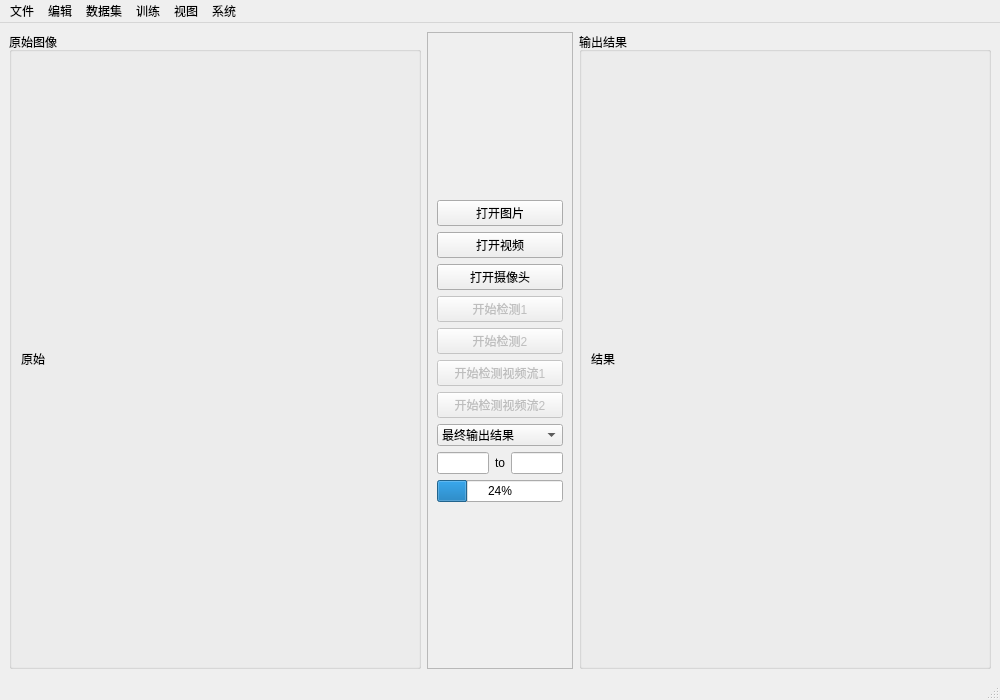
<?xml version="1.0" encoding="UTF-8"?>
<ui version="4.0">
 <class>MainWindow</class>
 <widget class="QMainWindow" name="MainWindow">
  <property name="geometry">
   <rect>
    <x>0</x>
    <y>0</y>
    <width>1000</width>
    <height>700</height>
   </rect>
  </property>
  <property name="contextMenuPolicy">
   <enum>Qt::DefaultContextMenu</enum>
  </property>
  <property name="windowTitle">
   <string>基于安检机图像的违禁品检测</string>
  </property>
  <property name="windowIcon">
   <iconset>
    <normaloff>UI/MyIcon.png</normaloff>UI/MyIcon.png</iconset>
  </property>
  <property name="windowOpacity">
   <double>1.000000000000000</double>
  </property>
  <widget class="QWidget" name="centralwidget">
   <layout class="QHBoxLayout" name="horizontalLayout" stretch="4,1,4">
    <item>
     <widget class="QGroupBox" name="groupBox">
      <property name="title">
       <string>原始图像</string>
      </property>
      <layout class="QVBoxLayout" name="verticalLayout">
       <item>
        <widget class="QLabel" name="ImgLabel1">
         <property name="text">
          <string>原始</string>
         </property>
        </widget>
       </item>
      </layout>
     </widget>
    </item>
    <item>
     <widget class="QFrame" name="frame">
      <property name="frameShape">
       <enum>QFrame::StyledPanel</enum>
      </property>
      <property name="frameShadow">
       <enum>QFrame::Raised</enum>
      </property>
      <layout class="QVBoxLayout" name="verticalLayout_3">
       <item>
        <spacer name="verticalSpacer">
         <property name="orientation">
          <enum>Qt::Vertical</enum>
         </property>
         <property name="sizeHint" stdset="0">
          <size>
           <width>20</width>
           <height>40</height>
          </size>
         </property>
        </spacer>
       </item>
       <item>
        <widget class="QPushButton" name="pushButton_openImg">
         <property name="text">
          <string>打开图片</string>
         </property>
        </widget>
       </item>
       <item>
        <widget class="QPushButton" name="pushButton_openVideo">
         <property name="text">
          <string>打开视频</string>
         </property>
        </widget>
       </item>
       <item>
        <widget class="QPushButton" name="pushButton_openCamera">
         <property name="text">
          <string>打开摄像头</string>
         </property>
        </widget>
       </item>
       <item>
        <widget class="QPushButton" name="pushButton_Start1">
         <property name="enabled">
          <bool>false</bool>
         </property>
         <property name="text">
          <string>开始检测1</string>
         </property>
        </widget>
       </item>
       <item>
        <widget class="QPushButton" name="pushButton_Start2">
         <property name="enabled">
          <bool>false</bool>
         </property>
         <property name="text">
          <string>开始检测2</string>
         </property>
        </widget>
       </item>
       <item>
        <widget class="QPushButton" name="pushButton_videoResult">
         <property name="enabled">
          <bool>false</bool>
         </property>
         <property name="text">
          <string>开始检测视频流1</string>
         </property>
        </widget>
       </item>
       <item>
        <widget class="QPushButton" name="pushButton_Start3">
         <property name="enabled">
          <bool>false</bool>
         </property>
         <property name="text">
          <string>开始检测视频流2</string>
         </property>
        </widget>
       </item>
       <item>
        <widget class="QComboBox" name="comboBox">
         <property name="editable">
          <bool>false</bool>
         </property>
         <item>
          <property name="text">
           <string>最终输出结果</string>
          </property>
         </item>
         <item>
          <property name="text">
           <string>图像裁剪</string>
          </property>
         </item>
         <item>
          <property name="text">
           <string>边缘处理</string>
          </property>
         </item>
         <item>
          <property name="text">
           <string>灰度化</string>
          </property>
         </item>
         <item>
          <property name="text">
           <string>噪声处理</string>
          </property>
         </item>
         <item>
          <property name="text">
           <string>第一层卷积层结果</string>
          </property>
         </item>
         <item>
          <property name="text">
           <string>第一层池化层结果</string>
          </property>
         </item>
         <item>
          <property name="text">
           <string>第二层卷积层结果</string>
          </property>
         </item>
         <item>
          <property name="text">
           <string>第二层池化层结果</string>
          </property>
         </item>
        </widget>
       </item>
       <item>
        <layout class="QHBoxLayout" name="horizontalLayout_2">
         <item>
          <widget class="QLineEdit" name="lineEdit1">
           <property name="enabled">
            <bool>true</bool>
           </property>
          </widget>
         </item>
         <item>
          <widget class="QLabel" name="label_to">
           <property name="enabled">
            <bool>true</bool>
           </property>
           <property name="text">
            <string>to</string>
           </property>
          </widget>
         </item>
         <item>
          <widget class="QLineEdit" name="lineEdit2">
           <property name="enabled">
            <bool>true</bool>
           </property>
          </widget>
         </item>
        </layout>
       </item>
       <item>
        <widget class="QProgressBar" name="MyprogressBar">
         <property name="value">
          <number>24</number>
         </property>
        </widget>
       </item>
       <item>
        <spacer name="verticalSpacer_2">
         <property name="orientation">
          <enum>Qt::Vertical</enum>
         </property>
         <property name="sizeHint" stdset="0">
          <size>
           <width>20</width>
           <height>40</height>
          </size>
         </property>
        </spacer>
       </item>
      </layout>
     </widget>
    </item>
    <item>
     <widget class="QGroupBox" name="groupBox_2">
      <property name="title">
       <string>输出结果</string>
      </property>
      <layout class="QVBoxLayout" name="verticalLayout_2">
       <item>
        <widget class="QLabel" name="ImgLabel2">
         <property name="text">
          <string>结果</string>
         </property>
        </widget>
       </item>
      </layout>
     </widget>
    </item>
   </layout>
  </widget>
  <widget class="QStatusBar" name="statusbar"/>
  <widget class="QMenuBar" name="menubar">
   <property name="geometry">
    <rect>
     <x>0</x>
     <y>0</y>
     <width>1000</width>
     <height>30</height>
    </rect>
   </property>
   <widget class="QMenu" name="menu">
    <property name="title">
     <string>文件</string>
    </property>
    <widget class="QMenu" name="menu_6">
     <property name="title">
      <string>打开</string>
     </property>
     <addaction name="actionOpenTarget"/>
     <addaction name="actionOpenVideo"/>
     <addaction name="actionOpenCamera"/>
     <addaction name="actionOpenDataImgs"/>
     <addaction name="actionOpenProject"/>
    </widget>
    <addaction name="menu_6"/>
    <addaction name="actionSave"/>
    <addaction name="actionClose"/>
    <addaction name="separator"/>
   </widget>
   <widget class="QMenu" name="menu_2">
    <property name="title">
     <string>数据集</string>
    </property>
    <addaction name="actionBaiduImage"/>
    <addaction name="actionOpenImg"/>
    <addaction name="separator"/>
    <addaction name="actionTFRecord"/>
    <addaction name="actionOpenData"/>
   </widget>
   <widget class="QMenu" name="menu_4">
    <property name="title">
     <string>训练</string>
    </property>
    <addaction name="actionTensorboard"/>
    <addaction name="actionjupyter_Notebook"/>
   </widget>
   <widget class="QMenu" name="menu_5">
    <property name="title">
     <string>视图</string>
    </property>
    <addaction name="actionview1"/>
    <addaction name="actionview2"/>
    <addaction name="actionview3"/>
   </widget>
   <widget class="QMenu" name="menu_System">
    <property name="title">
     <string>系统</string>
    </property>
    <widget class="QMenu" name="menu_Language">
     <property name="title">
      <string>语言</string>
     </property>
     <addaction name="actionEn"/>
     <addaction name="actionCh"/>
     <addaction name="actionJa"/>
    </widget>
    <widget class="QMenu" name="menu_Help">
     <property name="title">
      <string>帮助</string>
     </property>
     <addaction name="actionDoc"/>
    </widget>
    <addaction name="menu_Language"/>
    <addaction name="menu_Help"/>
    <addaction name="separator"/>
    <addaction name="actionAuthor"/>
   </widget>
   <widget class="QMenu" name="menu_3">
    <property name="sizePolicy">
     <sizepolicy hsizetype="Preferred" vsizetype="Preferred">
      <horstretch>0</horstretch>
      <verstretch>0</verstretch>
     </sizepolicy>
    </property>
    <property name="title">
     <string>编辑</string>
    </property>
    <addaction name="actionImageEditor"/>
   </widget>
   <addaction name="menu"/>
   <addaction name="menu_3"/>
   <addaction name="menu_2"/>
   <addaction name="menu_4"/>
   <addaction name="menu_5"/>
   <addaction name="menu_System"/>
  </widget>
  <action name="actionSave">
   <property name="text">
    <string>保存</string>
   </property>
  </action>
  <action name="actionClose">
   <property name="text">
    <string>关闭</string>
   </property>
  </action>
  <action name="actionTensorboard">
   <property name="text">
    <string>Tensorboard</string>
   </property>
  </action>
  <action name="actionBaiduImage">
   <property name="text">
    <string>下载百度图片数据集</string>
   </property>
  </action>
  <action name="actionOpenData">
   <property name="text">
    <string>数据集目录</string>
   </property>
   <property name="toolTip">
    <string>打开训练集目录</string>
   </property>
  </action>
  <action name="actionTFRecord">
   <property name="text">
    <string>图片预处理与数据集制作</string>
   </property>
  </action>
  <action name="actionsaa">
   <property name="text">
    <string>saa</string>
   </property>
  </action>
  <action name="actionas_2">
   <property name="text">
    <string>编辑训练集</string>
   </property>
  </action>
  <action name="actionImageEditor">
   <property name="text">
    <string>编辑图像</string>
   </property>
  </action>
  <action name="actionsda">
   <property name="text">
    <string>sda</string>
   </property>
  </action>
  <action name="actions">
   <property name="text">
    <string>s</string>
   </property>
  </action>
  <action name="actiondsa">
   <property name="text">
    <string>dsa</string>
   </property>
  </action>
  <action name="actionasdas">
   <property name="text">
    <string>asdas</string>
   </property>
  </action>
  <action name="actiondas">
   <property name="text">
    <string>das</string>
   </property>
  </action>
  <action name="actionasd">
   <property name="text">
    <string>asd</string>
   </property>
  </action>
  <action name="actionads">
   <property name="text">
    <string>ads</string>
   </property>
  </action>
  <action name="actionjupyter_Notebook">
   <property name="text">
    <string>jupyter Notebook</string>
   </property>
  </action>
  <action name="actionDocument">
   <property name="text">
    <string>wendang</string>
   </property>
  </action>
  <action name="actionview1">
   <property name="text">
    <string>view1</string>
   </property>
  </action>
  <action name="actionview2">
   <property name="text">
    <string>view2</string>
   </property>
  </action>
  <action name="actionview3">
   <property name="text">
    <string>view3</string>
   </property>
  </action>
  <action name="action1">
   <property name="text">
    <string>1</string>
   </property>
  </action>
  <action name="action2">
   <property name="text">
    <string>2</string>
   </property>
  </action>
  <action name="action2_2">
   <property name="text">
    <string>2</string>
   </property>
  </action>
  <action name="action3">
   <property name="text">
    <string>3</string>
   </property>
  </action>
  <action name="actionAskd">
   <property name="text">
    <string>askd</string>
   </property>
  </action>
  <action name="actionEn">
   <property name="text">
    <string>英语</string>
   </property>
  </action>
  <action name="actionCh">
   <property name="text">
    <string>中文</string>
   </property>
  </action>
  <action name="actionJa">
   <property name="text">
    <string>日语</string>
   </property>
  </action>
  <action name="actionAuthor">
   <property name="text">
    <string>联系开发者</string>
   </property>
  </action>
  <action name="actionDoc">
   <property name="text">
    <string>文档</string>
   </property>
  </action>
  <action name="actionBanben">
   <property name="text">
    <string>版本信息</string>
   </property>
  </action>
  <action name="actionOpenImg">
   <property name="text">
    <string>下载到的图片目录</string>
   </property>
  </action>
  <action name="actionOpenTarget">
   <property name="text">
    <string>目标图片</string>
   </property>
  </action>
  <action name="actionOpenDataImgs">
   <property name="text">
    <string>图片数据集</string>
   </property>
  </action>
  <action name="actionOpenProject">
   <property name="text">
    <string>项目文件夹</string>
   </property>
  </action>
  <action name="actionOpenVideo">
   <property name="text">
    <string>目标视频</string>
   </property>
  </action>
  <action name="actionOpenCamera">
   <property name="text">
    <string>摄像头</string>
   </property>
  </action>
 </widget>
 <resources/>
 <connections/>
</ui>
